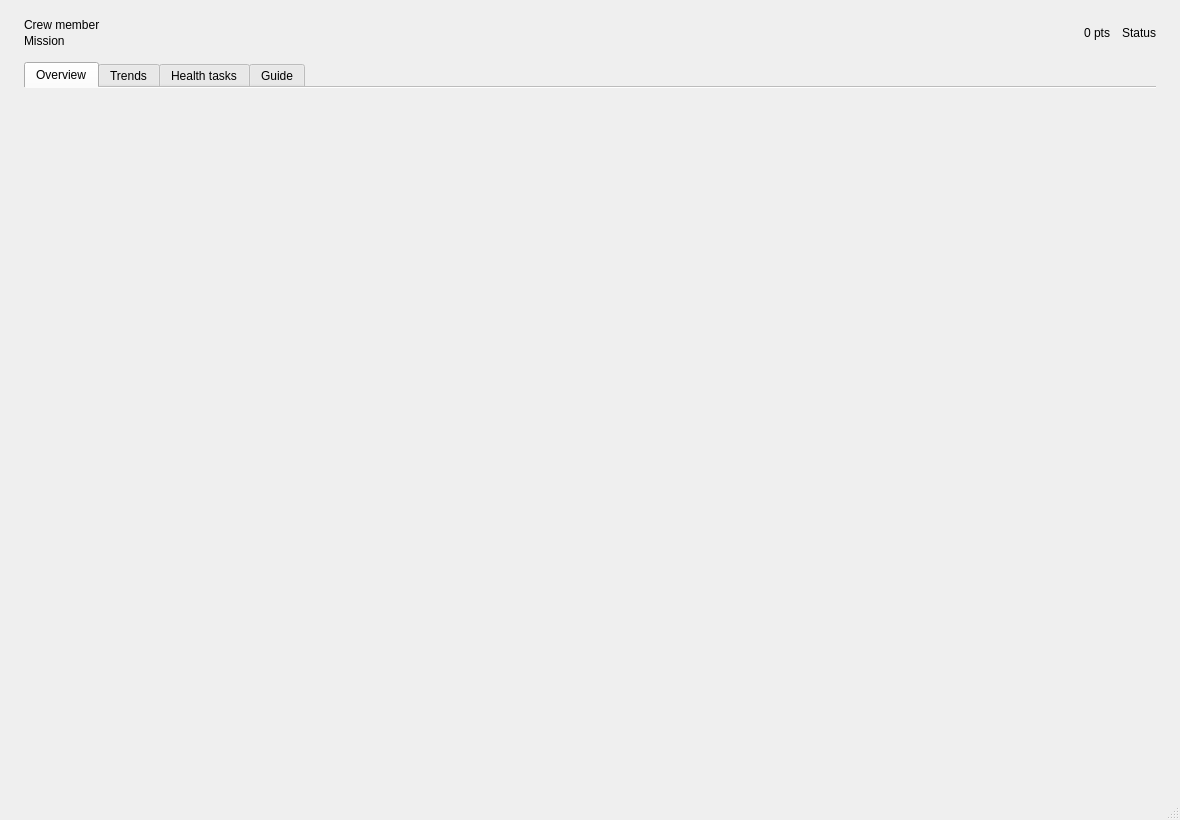
<?xml version="1.0" encoding="UTF-8"?>
<ui version="4.0">
 <class>MainWindow</class>
 <widget class="QMainWindow" name="MainWindow">
  <property name="geometry">
   <rect>
    <x>0</x>
    <y>0</y>
    <width>1180</width>
    <height>820</height>
   </rect>
  </property>
  <property name="minimumSize">
   <size>
    <width>900</width>
    <height>640</height>
   </size>
  </property>
  <property name="windowTitle">
   <string>Astronaut Health Monitor</string>
  </property>
  <widget class="QWidget" name="centralwidget">
   <layout class="QVBoxLayout" name="rootLayout">
    <property name="spacing">
     <number>14</number>
    </property>
    <property name="leftMargin">
     <number>24</number>
    </property>
    <property name="topMargin">
     <number>18</number>
    </property>
    <property name="rightMargin">
     <number>24</number>
    </property>
    <property name="bottomMargin">
     <number>12</number>
    </property>
    <item>
     <layout class="QHBoxLayout" name="headerLayout">
      <property name="spacing">
       <number>12</number>
      </property>
      <item>
       <layout class="QVBoxLayout" name="identityLayout">
        <property name="spacing">
         <number>2</number>
        </property>
        <item>
         <widget class="QLabel" name="nameLabel">
          <property name="text">
           <string>Crew member</string>
          </property>
         </widget>
        </item>
        <item>
         <widget class="QLabel" name="missionLabel">
          <property name="text">
           <string>Mission</string>
          </property>
         </widget>
        </item>
       </layout>
      </item>
      <item>
       <spacer name="headerSpacer">
        <property name="orientation">
         <enum>Qt::Orientation::Horizontal</enum>
        </property>
        <property name="sizeHint" stdset="0">
         <size>
          <width>40</width>
          <height>20</height>
         </size>
        </property>
       </spacer>
      </item>
      <item>
       <widget class="QLabel" name="pointsLabel">
        <property name="text">
         <string>0 pts</string>
        </property>
       </widget>
      </item>
      <item>
       <widget class="QLabel" name="summaryLabel">
        <property name="text">
         <string>Status</string>
        </property>
       </widget>
      </item>
     </layout>
    </item>
    <item>
     <widget class="QTabWidget" name="tabWidget">
      <property name="currentIndex">
       <number>0</number>
      </property>
      <property name="documentMode">
       <bool>true</bool>
      </property>
      <widget class="QWidget" name="overviewTab">
       <attribute name="title">
        <string>Overview</string>
       </attribute>
       <layout class="QVBoxLayout" name="overviewLayout"/>
      </widget>
      <widget class="QWidget" name="trendsTab">
       <attribute name="title">
        <string>Trends</string>
       </attribute>
       <layout class="QVBoxLayout" name="trendsLayout"/>
      </widget>
      <widget class="QWidget" name="tasksTab">
       <attribute name="title">
        <string>Health tasks</string>
       </attribute>
       <layout class="QVBoxLayout" name="tasksLayout"/>
      </widget>
      <widget class="QWidget" name="guideTab">
       <attribute name="title">
        <string>Guide</string>
       </attribute>
       <layout class="QVBoxLayout" name="guideLayout"/>
      </widget>
     </widget>
    </item>
   </layout>
  </widget>
  <widget class="QStatusBar" name="statusbar"/>
 </widget>
 <resources/>
 <connections/>
</ui>
